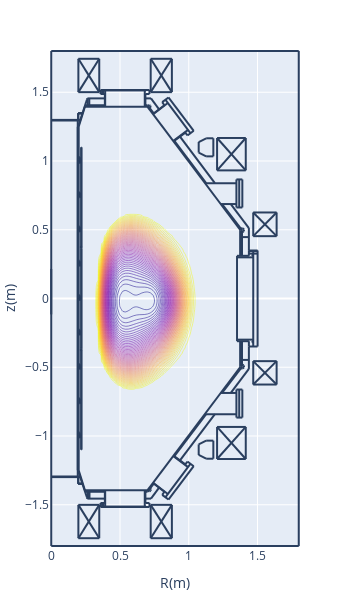

Source (notebook cell):
### Code cell
# Plasma current profile
pl.d_contour(cond['jt'])

### Figure 1 — Plotly figure (JSON) as saved in the notebook; plotly's stock layout.template omitted (floating-point values rounded to 4 significant figures; data arrays with more than 128 entries replaced by an {"elided": "..."} marker saying what was removed)
{"data": [{"contours": {"coloring": "lines"}, "dx": 0.02, "dy": 0.02, "ncontours": 100, "showscale": false, "type": "contour", "x0": 0, "y0": -1.8, "z": {"elided": "181x91 float values"}}], "layout": {"height": 597.3, "margin": {"autoexpand": false, "b": 50, "l": 50, "r": 50, "t": 50}, "shapes": [{"type": "line", "x0": 0.2652, "x1": 0.2652, "y0": -1.406, "y1": -1.455}, {"type": "line", "x0": 0.2766, "x1": 0.2766, "y0": -1.406, "y1": -1.455}, {"type": "line", "x0": 0.1927, "x1": 0.1927, "y0": -1.299, "y1": 1.299}, {"type": "line", "x0": 0.1927, "x1": 0.1927, "y0": -1.249, "y1": 1.249}, {"type": "line", "x0": 0.195, "x1": 0.195, "y0": -1.251, "y1": 1.249}, {"type": "line", "x0": 0.1995, "x1": 0.1995, "y0": -1.249, "y1": 1.249}, {"type": "line", "x0": 1.376, "x1": 0.7005, "y0": 0.4965, "y1": 1.394}, {"type": "line", "x0": 0.2199, "x1": 0.2199, "y0": 0.3695, "y1": 1.099}, {"type": "line", "x0": 0.2176, "x1": 0.2176, "y0": 0.3695, "y1": 1.099}, {"type": "line", "x0": 1.376, "x1": 0.7005, "y0": -0.4965, "y1": -1.394}, {"type": "line", "x0": 0.2176, "x1": 0.2176, "y0": -0.3695, "y1": -1.099}, {"type": "line", "x0": 0.2199, "x1": 0.2199, "y0": -0.3695, "y1": -1.099}, {"type": "line", "x0": 0.1995, "x1": 0.2448, "y0": -1.249, "y1": -1.394}, {"type": "line", "x0": 0.1972, "x1": 0.1972, "y0": -1.299, "y1": -1.344}, {"type": "line", "x0": 0.195, "x1": 0.195, "y0": -1.299, "y1": -1.349}, {"type": "line", "x0": 0.195, "x1": 0.229, "y0": -1.349, "y1": -1.349}, {"type": "line", "x0": 0.195, "x1": 0.2267, "y0": -1.344, "y1": -1.344}, {"type": "line", "x0": 0.1995, "x1": 0.1995, "y0": -0.9975, "y1": -0.9748}, {"type": "line", "x0": 0.2086, "x1": 0.2086, "y0": -1.009, "y1": -0.9907}, {"type": "line", "x0": 0.2086, "x1": 0.2086, "y0": -1.009, "y1": -0.9929}, {"type": "line", "x0": 0.2063, "x1": 0.2063, "y0": -1.011, "y1": -0.9748}, {"type": "line", "x0": 0, "x1": 0.2108, "y0": -1.294, "y1": -1.294}, {"type": "line", "x0": 0, "x1": 0.2131, "y0": -1.299, "y1": -1.299}, {"type": "line", "x0": 0.1995, "x1": 0.1995, "y0": -1.011, "y1": -1.002}, {"type": "line", "x0": 0.2063, "x1": 0.2086, "y0": -1.007, "y1": -1.007}, {"type": "line", "x0": 0.2086, "x1": 0.2086, "y0": -1.004, "y1": -1.004}, {"type": "line", "x0": 0.2086, "x1": 0.2176, "y0": -1.009, "y1": -1.009}, {"type": "line", "x0": 0.1995, "x1": 0.2063, "y0": -1.011, "y1": -1.011}, {"type": "line", "x0": 0.2199, "x1": 0.2176, "y0": -1.099, "y1": -1.099}, {"type": "line", "x0": 0.2063, "x1": 0.2086, "y0": -0.9929, "y1": -0.9929}, {"type": "line", "x0": 0.2086, "x1": 0.2086, "y0": -0.9975, "y1": -0.9975}, {"type": "line", "x0": 0.2086, "x1": 0.2176, "y0": -0.9929, "y1": -0.9929}, {"type": "line", "x0": 0.2086, "x1": 0.2176, "y0": -0.9907, "y1": -0.9907}, {"type": "line", "x0": 0.1995, "x1": 0.2063, "y0": -0.9748, "y1": -0.9748}, {"type": "line", "x0": 0.2086, "x1": 0.2176, "y0": -0.7594, "y1": -0.7594}, {"type": "line", "x0": 0.1995, "x1": 0.2063, "y0": -0.7617, "y1": -0.7617}, {"type": "line", "x0": 0.2086, "x1": 0.2086, "y0": -0.7594, "y1": -0.7413}, {"type": "line", "x0": 0.2086, "x1": 0.2086, "y0": -0.7594, "y1": -0.739}, {"type": "line", "x0": 0.1995, "x1": 0.1995, "y0": -0.7617, "y1": -0.7526}, {"type": "line", "x0": 0.2063, "x1": 0.2063, "y0": -0.7617, "y1": -0.7254}, {"type": "line", "x0": 0.1995, "x1": 0.2063, "y0": -0.7254, "y1": -0.7254}, {"type": "line", "x0": 0.2086, "x1": 0.2176, "y0": -0.739, "y1": -0.739}, {"type": "line", "x0": 0.2086, "x1": 0.2176, "y0": -0.7413, "y1": -0.7413}, {"type": "line", "x0": 0.2086, "x1": 0.2086, "y0": -0.7526, "y1": -0.7526}, {"type": "line", "x0": 0.2063, "x1": 0.2086, "y0": -0.7572, "y1": -0.7572}, {"type": "line", "x0": 0.2086, "x1": 0.2086, "y0": -0.7458, "y1": -0.7458}, {"type": "line", "x0": 0.2063, "x1": 0.2086, "y0": -0.7436, "y1": -0.7436}, {"type": "line", "x0": 0.1995, "x1": 0.1995, "y0": -0.7481, "y1": -0.7254}, {"type": "line", "x0": 0.3582, "x1": 0.7141, "y0": -1.517, "y1": -1.517}, {"type": "line", "x0": 0.3854, "x1": 0.6869, "y0": -1.514, "y1": -1.514}, {"type": "line", "x0": 0.3854, "x1": 0.6869, "y0": -1.514, "y1": -1.514}, {"type": "line", "x0": 0.2426, "x1": 0.7096, "y0": -1.394, "y1": -1.394}, {"type": "line", "x0": 0.3922, "x1": 0.3922, "y0": -1.514, "y1": -1.394}, {"type": "line", "x0": 0.3582, "x1": 0.3582, "y0": -1.517, "y1": -1.487}, {"type": "line", "x0": 0.3786, "x1": 0.3786, "y0": -1.517, "y1": -1.487}, {"type": "line", "x0": 0.3695, "x1": 0.3695, "y0": -1.517, "y1": -1.487}, {"type": "line", "x0": 0.3831, "x1": 0.3831, "y0": -1.517, "y1": -1.512}, {"type": "line", "x0": 0.3831, "x1": 0.3854, "y0": -1.512, "y1": -1.514}, {"type": "line", "x0": 0.3854, "x1": 0.3854, "y0": -1.514, "y1": -1.514}, {"type": "line", "x0": 0.3899, "x1": 0.263, "y0": -1.455, "y1": -1.455}, {"type": "line", "x0": 0.3582, "x1": 0.3899, "y0": -1.487, "y1": -1.487}, {"type": "line", "x0": 0.2471, "x1": 0.3899, "y0": -1.406, "y1": -1.406}, {"type": "line", "x0": 0.2766, "x1": 0.2766, "y0": -1.455, "y1": -1.406}, {"type": "line", "x0": 0.2652, "x1": 0.2652, "y0": -1.455, "y1": -1.406}, {"type": "line", "x0": 0.2584, "x1": 0.263, "y0": -1.444, "y1": -1.455}, {"type": "line", "x0": 0.2426, "x1": 0.2448, "y0": -1.394, "y1": -1.392}, {"type": "line", "x0": 0.3899, "x1": 0.3899, "y0": -1.487, "y1": -1.394}, {"type": "line", "x0": 0.6801, "x1": 0.6801, "y0": -1.514, "y1": -1.394}, {"type": "line", "x0": 0.7141, "x1": 0.7141, "y0": -1.517, "y1": -1.487}, {"type": "line", "x0": 0.6914, "x1": 0.6914, "y0": -1.517, "y1": -1.512}, {"type": "line", "x0": 0.6914, "x1": 0.6869, "y0": -1.512, "y1": -1.514}, {"type": "line", "x0": 0.6869, "x1": 0.6869, "y0": -1.514, "y1": -1.514}, {"type": "line", "x0": 0.6846, "x1": 0.6846, "y0": -1.487, "y1": -1.394}, {"type": "line", "x0": 0.6846, "x1": 0.7141, "y0": -1.487, "y1": -1.487}, {"type": "line", "x0": 0.7254, "x1": 0.6846, "y0": -1.455, "y1": -1.455}, {"type": "line", "x0": 0.7118, "x1": 0.705, "y0": -1.392, "y1": -1.387}, {"type": "line", "x0": 0.7055, "x1": 0.715, "y0": -1.4, "y1": -1.402}, {"type": "line", "x0": 0.715, "x1": 0.7223, "y0": -1.402, "y1": -1.397}, {"type": "line", "x0": 0.7223, "x1": 0.7248, "y0": -1.397, "y1": -1.389}, {"type": "line", "x0": 0.7248, "x1": 0.7198, "y0": -1.389, "y1": -1.381}, {"type": "line", "x0": 0.6846, "x1": 0.7005, "y0": -1.406, "y1": -1.406}, {"type": "line", "x0": 0.2199, "x1": 0.2199, "y0": -0.3627, "y1": 0.3627}, {"type": "line", "x0": 0.2176, "x1": 0.2176, "y0": -0.3627, "y1": 0.3627}, {"type": "line", "x0": 0.1995, "x1": 0.1995, "y0": -0.4965, "y1": -0.4761}, {"type": "line", "x0": 0.2063, "x1": 0.2063, "y0": -0.5123, "y1": -0.4761}, {"type": "line", "x0": 0.1995, "x1": 0.1995, "y0": -0.5123, "y1": -0.5033}, {"type": "line", "x0": 0.2086, "x1": 0.2086, "y0": -0.5101, "y1": -0.4897}, {"type": "line", "x0": 0.2086, "x1": 0.2086, "y0": -0.5101, "y1": -0.4919}, {"type": "line", "x0": 0.2086, "x1": 0.2176, "y0": -0.5101, "y1": -0.5101}, {"type": "line", "x0": 0.2063, "x1": 0.2086, "y0": -0.4942, "y1": -0.4942}, {"type": "line", "x0": 0.2086, "x1": 0.2086, "y0": -0.4965, "y1": -0.4965}, {"type": "line", "x0": 0.2063, "x1": 0.2086, "y0": -0.5055, "y1": -0.5055}, {"type": "line", "x0": 0.2086, "x1": 0.2086, "y0": -0.5033, "y1": -0.5033}, {"type": "line", "x0": 0.2086, "x1": 0.2176, "y0": -0.4919, "y1": -0.4919}, {"type": "line", "x0": 0.2086, "x1": 0.2176, "y0": -0.4897, "y1": -0.4897}, {"type": "line", "x0": 0.1995, "x1": 0.2063, "y0": -0.5123, "y1": -0.5123}, {"type": "line", "x0": 0.1995, "x1": 0.2063, "y0": -0.4761, "y1": -0.4761}, {"type": "line", "x0": 0.2154, "x1": 0.2176, "y0": -0.365, "y1": -0.3627}, {"type": "line", "x0": 0.2206, "x1": 0.2218, "y0": -0.3642, "y1": -0.3614}, {"type": "line", "x0": 0.2199, "x1": 0.2176, "y0": -0.3695, "y1": -0.3695}, {"type": "line", "x0": 0.2176, "x1": 0.2154, "y0": -0.3786, "y1": -0.3786}, {"type": "line", "x0": 0.2154, "x1": 0.2154, "y0": -0.3786, "y1": -0.3695}, {"type": "line", "x0": 0.2176, "x1": 0.2176, "y0": -0.3786, "y1": -0.3695}, {"type": "line", "x0": 0.2169, "x1": 0.2157, "y0": -0.365, "y1": -0.3678}, {"type": "line", "x0": 0.2183, "x1": 0.2177, "y0": -0.3664, "y1": -0.3678}, {"type": "line", "x0": 0.2176, "x1": 0.2199, "y0": -0.3673, "y1": -0.365}, {"type": "line", "x0": 0.2192, "x1": 0.2197, "y0": -0.3628, "y1": -0.3614}, {"type": "line", "x0": 0.1995, "x1": 0.1995, "y0": -0.263, "y1": -0.2516}, {"type": "line", "x0": 0.2063, "x1": 0.2063, "y0": -0.263, "y1": -0.2267}, {"type": "line", "x0": 0.2086, "x1": 0.2086, "y0": -0.2607, "y1": -0.2426}, {"type": "line", "x0": 0.2086, "x1": 0.2086, "y0": -0.2607, "y1": -0.2403}, {"type": "line", "x0": 0.2086, "x1": 0.2176, "y0": -0.2607, "y1": -0.2607}, {"type": "line", "x0": 0.2086, "x1": 0.2086, "y0": -0.2539, "y1": -0.2539}, {"type": "line", "x0": 0.2063, "x1": 0.2086, "y0": -0.2562, "y1": -0.2562}, {"type": "line", "x0": 0.1995, "x1": 0.2063, "y0": -0.263, "y1": -0.263}, {"type": "line", "x0": 0.1995, "x1": 0.1995, "y0": -0.2471, "y1": -0.2267}, {"type": "line", "x0": 0.2086, "x1": 0.2176, "y0": -0.2403, "y1": -0.2403}, {"type": "line", "x0": 0.2086, "x1": 0.2176, "y0": -0.2426, "y1": -0.2426}, {"type": "line", "x0": 0.2086, "x1": 0.2086, "y0": -0.2471, "y1": -0.2471}, {"type": "line", "x0": 0.2063, "x1": 0.2086, "y0": -0.2426, "y1": -0.2426}, {"type": "line", "x0": 0.1995, "x1": 0.2063, "y0": -0.2267, "y1": -0.2267}, {"type": "line", "x0": 0.1995, "x1": 0.2063, "y0": -0.01133, "y1": -0.01133}, {"type": "line", "x0": 0.1995, "x1": 0.2063, "y0": 0.02494, "y1": 0.02494}, {"type": "line", "x0": 0.1995, "x1": 0.1995, "y0": -0.01133, "y1": -0.002267}, {"type": "line", "x0": 0.1995, "x1": 0.1995, "y0": 0.002267, "y1": 0.02494}, {"type": "line", "x0": 0.2063, "x1": 0.2063, "y0": -0.01133, "y1": 0.02494}, {"type": "line", "x0": 0.2086, "x1": 0.2086, "y0": -0.009068, "y1": 0.006801}, {"type": "line", "x0": 0.2086, "x1": 0.2086, "y0": -0.009068, "y1": 0.009068}, {"type": "line", "x0": 0.2086, "x1": 0.2176, "y0": -0.009068, "y1": -0.009068}, {"type": "line", "x0": 0.2086, "x1": 0.2086, "y0": -0.004534, "y1": -0.004534}, {"type": "line", "x0": 0.2063, "x1": 0.2086, "y0": -0.006801, "y1": -0.006801}, {"type": "line", "x0": 0.2086, "x1": 0.2176, "y0": 0.009068, "y1": 0.009068}, {"type": "line", "x0": 0.2086, "x1": 0.2176, "y0": 0.006801, "y1": 0.006801}, {"type": "line", "x0": 0.2086, "x1": 0.2086, "y0": 0.002267, "y1": 0.002267}, {"type": "line", "x0": 0.2063, "x1": 0.2086, "y0": 0.006801, "y1": 0.006801}, {"type": "line", "x0": 0.2176, "x1": 0.2176, "y0": 0.3786, "y1": 0.3695}, {"type": "line", "x0": 0.2154, "x1": 0.2154, "y0": 0.3786, "y1": 0.3695}, {"type": "line", "x0": 0.1995, "x1": 0.1995, "y0": 0.2516, "y1": 0.2743}, {"type": "line", "x0": 0.2063, "x1": 0.2063, "y0": 0.238, "y1": 0.2743}, {"type": "line", "x0": 0.2086, "x1": 0.2086, "y0": 0.2403, "y1": 0.2607}, {"type": "line", "x0": 0.1995, "x1": 0.2063, "y0": 0.238, "y1": 0.238}, {"type": "line", "x0": 0.1995, "x1": 0.1995, "y0": 0.238, "y1": 0.2471}, {"type": "line", "x0": 0.2063, "x1": 0.2086, "y0": 0.2562, "y1": 0.2562}, {"type": "line", "x0": 0.2086, "x1": 0.2086, "y0": 0.2539, "y1": 0.2539}, {"type": "line", "x0": 0.2086, "x1": 0.2176, "y0": 0.2584, "y1": 0.2584}, {"type": "line", "x0": 0.2063, "x1": 0.2086, "y0": 0.2426, "y1": 0.2426}, {"type": "line", "x0": 0.2086, "x1": 0.2086, "y0": 0.2471, "y1": 0.2471}, {"type": "line", "x0": 0.2086, "x1": 0.2176, "y0": 0.2403, "y1": 0.2403}, {"type": "line", "x0": 0.2086, "x1": 0.2086, "y0": 0.2403, "y1": 0.2584}, {"type": "line", "x0": 0.2086, "x1": 0.2176, "y0": 0.2607, "y1": 0.2607}, {"type": "line", "x0": 0.1995, "x1": 0.2063, "y0": 0.2743, "y1": 0.2743}, {"type": "line", "x0": 0.2177, "x1": 0.2183, "y0": 0.3696, "y1": 0.3682}, {"type": "line", "x0": 0.2157, "x1": 0.2169, "y0": 0.3696, "y1": 0.3668}, {"type": "line", "x0": 0.2176, "x1": 0.2199, "y0": 0.3673, "y1": 0.365}, {"type": "line", "x0": 0.2218, "x1": 0.2206, "y0": 0.3632, "y1": 0.366}, {"type": "line", "x0": 0.2154, "x1": 0.2176, "y0": 0.365, "y1": 0.3627}, {"type": "line", "x0": 0.2197, "x1": 0.2192, "y0": 0.3632, "y1": 0.3646}, {"type": "line", "x0": 0.2199, "x1": 0.2176, "y0": 0.3695, "y1": 0.3695}, {"type": "line", "x0": 0.2176, "x1": 0.2154, "y0": 0.3786, "y1": 0.3786}, {"type": "line", "x0": 0.1995, "x1": 0.1995, "y0": 0.5033, "y1": 0.5237}, {"type": "line", "x0": 0.1995, "x1": 0.1995, "y0": 0.4874, "y1": 0.4965}, {"type": "line", "x0": 0.2063, "x1": 0.2063, "y0": 0.4874, "y1": 0.5237}, {"type": "line", "x0": 0.2086, "x1": 0.2086, "y0": 0.4897, "y1": 0.5078}, {"type": "line", "x0": 0.2086, "x1": 0.2086, "y0": 0.4897, "y1": 0.5101}, {"type": "line", "x0": 0.2086, "x1": 0.2176, "y0": 0.4897, "y1": 0.4897}, {"type": "line", "x0": 0.2086, "x1": 0.2086, "y0": 0.4965, "y1": 0.4965}, {"type": "line", "x0": 0.2063, "x1": 0.2086, "y0": 0.4942, "y1": 0.4942}, {"type": "line", "x0": 0.2086, "x1": 0.2176, "y0": 0.5101, "y1": 0.5101}, {"type": "line", "x0": 0.2086, "x1": 0.2176, "y0": 0.5078, "y1": 0.5078}, {"type": "line", "x0": 0.2086, "x1": 0.2086, "y0": 0.5033, "y1": 0.5033}, {"type": "line", "x0": 0.2063, "x1": 0.2086, "y0": 0.5055, "y1": 0.5055}, {"type": "line", "x0": 0.1995, "x1": 0.2063, "y0": 0.4874, "y1": 0.4874}, {"type": "line", "x0": 0.1995, "x1": 0.2063, "y0": 0.5237, "y1": 0.5237}, {"type": "line", "x0": 1.501, "x1": 1.501, "y0": 0.3491, "y1": -0.3491}, {"type": "line", "x0": 1.351, "x1": 1.351, "y0": 0.3106, "y1": -0.3106}, {"type": "line", "x0": 1.469, "x1": 1.469, "y0": 0.3491, "y1": -0.3491}, {"type": "line", "x0": 1.387, "x1": 1.387, "y0": -0.3106, "y1": -0.4965}, {"type": "line", "x0": 1.374, "x1": 1.374, "y0": -0.3106, "y1": -0.4965}, {"type": "line", "x0": 1.462, "x1": 1.462, "y0": -0.3196, "y1": -0.3106}, {"type": "line", "x0": 1.437, "x1": 1.437, "y0": -0.3106, "y1": -0.3491}, {"type": "line", "x0": 1.437, "x1": 1.501, "y0": -0.3491, "y1": -0.3491}, {"type": "line", "x0": 1.437, "x1": 1.437, "y0": -0.3491, "y1": -0.5123}, {"type": "line", "x0": 1.379, "x1": 1.392, "y0": -0.5069, "y1": -0.5093}, {"type": "line", "x0": 1.392, "x1": 1.402, "y0": -0.5093, "y1": -0.4997}, {"type": "line", "x0": 1.402, "x1": 1.4, "y0": -0.4997, "y1": -0.4862}, {"type": "line", "x0": 1.4, "x1": 1.388, "y0": -0.4862, "y1": -0.48}, {"type": "line", "x0": 1.374, "x1": 1.374, "y0": -0.4965, "y1": -0.4987}, {"type": "line", "x0": 1.383, "x1": 1.378, "y0": -0.501, "y1": -0.4965}, {"type": "line", "x0": 1.387, "x1": 1.437, "y0": -0.4466, "y1": -0.4466}, {"type": "line", "x0": 1.462, "x1": 1.469, "y0": -0.3196, "y1": -0.3196}, {"type": "line", "x0": 1.351, "x1": 1.469, "y0": -0.2992, "y1": -0.2992}, {"type": "line", "x0": 1.351, "x1": 1.437, "y0": -0.3106, "y1": -0.3106}, {"type": "line", "x0": 1.462, "x1": 1.469, "y0": -0.3106, "y1": -0.3106}, {"type": "line", "x0": 1.437, "x1": 1.437, "y0": 0.5123, "y1": 0.3514}, {"type": "line", "x0": 1.387, "x1": 1.387, "y0": 0.4965, "y1": 0.3106}, {"type": "line", "x0": 1.374, "x1": 1.374, "y0": 0.4965, "y1": 0.3106}, {"type": "line", "x0": 1.437, "x1": 1.501, "y0": 0.3491, "y1": 0.3491}, {"type": "line", "x0": 1.501, "x1": 1.437, "y0": 0.3264, "y1": 0.3264}, {"type": "line", "x0": 1.501, "x1": 1.437, "y0": 0.3446, "y1": 0.3446}, {"type": "line", "x0": 1.351, "x1": 1.469, "y0": 0.2992, "y1": 0.2992}, {"type": "line", "x0": 1.351, "x1": 1.437, "y0": 0.3106, "y1": 0.3106}, {"type": "line", "x0": 1.462, "x1": 1.462, "y0": 0.3196, "y1": 0.3106}, {"type": "line", "x0": 1.437, "x1": 1.437, "y0": 0.3514, "y1": 0.3106}, {"type": "line", "x0": 1.462, "x1": 1.469, "y0": 0.3106, "y1": 0.3106}, {"type": "line", "x0": 1.462, "x1": 1.469, "y0": 0.3196, "y1": 0.3196}, {"type": "line", "x0": 1.388, "x1": 1.4, "y0": 0.4818, "y1": 0.488}, {"type": "line", "x0": 1.4, "x1": 1.402, "y0": 0.488, "y1": 0.5015}, {"type": "line", "x0": 1.402, "x1": 1.392, "y0": 0.5015, "y1": 0.5111}, {"type": "line", "x0": 1.392, "x1": 1.379, "y0": 0.5111, "y1": 0.5088}, {"type": "line", "x0": 1.387, "x1": 1.437, "y0": 0.4466, "y1": 0.4466}, {"type": "line", "x0": 1.374, "x1": 1.374, "y0": 0.4965, "y1": 0.4987}, {"type": "line", "x0": 1.383, "x1": 1.378, "y0": 0.501, "y1": 0.4965}, {"type": "line", "x0": 0.1995, "x1": 0.2448, "y0": 1.249, "y1": 1.394}, {"type": "line", "x0": 0.1995, "x1": 0.1995, "y0": 0.7526, "y1": 0.773}, {"type": "line", "x0": 0.2063, "x1": 0.2063, "y0": 0.7368, "y1": 0.773}, {"type": "line", "x0": 0.1995, "x1": 0.1995, "y0": 0.7368, "y1": 0.7481}, {"type": "line", "x0": 0.2063, "x1": 0.2086, "y0": 0.7572, "y1": 0.7572}, {"type": "line", "x0": 0.2086, "x1": 0.2086, "y0": 0.7526, "y1": 0.7526}, {"type": "line", "x0": 0.2063, "x1": 0.2086, "y0": 0.7436, "y1": 0.7436}, {"type": "line", "x0": 0.2086, "x1": 0.2086, "y0": 0.7458, "y1": 0.7458}, {"type": "line", "x0": 0.2086, "x1": 0.2086, "y0": 0.739, "y1": 0.7594}, {"type": "line", "x0": 0.2086, "x1": 0.2086, "y0": 0.739, "y1": 0.7572}, {"type": "line", "x0": 0.2086, "x1": 0.2176, "y0": 0.739, "y1": 0.739}, {"type": "line", "x0": 0.2086, "x1": 0.2176, "y0": 0.7572, "y1": 0.7572}, {"type": "line", "x0": 0.2086, "x1": 0.2176, "y0": 0.7594, "y1": 0.7594}, {"type": "line", "x0": 0.1995, "x1": 0.2063, "y0": 0.7368, "y1": 0.7368}, {"type": "line", "x0": 0.1995, "x1": 0.2063, "y0": 0.773, "y1": 0.773}, {"type": "line", "x0": 0.2086, "x1": 0.2086, "y0": 0.9907, "y1": 1.009}, {"type": "line", "x0": 0.2086, "x1": 0.2086, "y0": 0.9907, "y1": 1.007}, {"type": "line", "x0": 0.2086, "x1": 0.2176, "y0": 0.9907, "y1": 0.9907}, {"type": "line", "x0": 0.2086, "x1": 0.2176, "y0": 1.007, "y1": 1.007}, {"type": "line", "x0": 0.2086, "x1": 0.2176, "y0": 1.009, "y1": 1.009}, {"type": "line", "x0": 0.2063, "x1": 0.2063, "y0": 0.9884, "y1": 1.025}, {"type": "line", "x0": 0.2086, "x1": 0.2086, "y0": 1.009, "y1": 1.025}, {"type": "line", "x0": 0.1995, "x1": 0.1995, "y0": 1.002, "y1": 1.025}, {"type": "line", "x0": 0.1995, "x1": 0.1995, "y0": 1.002, "y1": 1.025}, {"type": "line", "x0": 0.1995, "x1": 0.1995, "y0": 0.9884, "y1": 0.9975}, {"type": "line", "x0": 0.2086, "x1": 0.2086, "y0": 1.009, "y1": 1.025}, {"type": "line", "x0": 0.2063, "x1": 0.2063, "y0": 0.9884, "y1": 1.025}, {"type": "line", "x0": 0.2086, "x1": 0.2176, "y0": 1.009, "y1": 1.009}, {"type": "line", "x0": 0.2086, "x1": 0.2176, "y0": 1.007, "y1": 1.007}, {"type": "line", "x0": 0.2086, "x1": 0.2176, "y0": 0.9907, "y1": 0.9907}, {"type": "line", "x0": 0.2086, "x1": 0.2086, "y0": 0.9907, "y1": 1.007}, {"type": "line", "x0": 0.2086, "x1": 0.2086, "y0": 0.9907, "y1": 1.009}, {"type": "line", "x0": 0.2086, "x1": 0.2086, "y0": 0.9952, "y1": 0.9952}, {"type": "line", "x0": 0.2086, "x1": 0.2086, "y0": 0.9884, "y1": 0.9907}, {"type": "line", "x0": 0.2063, "x1": 0.2086, "y0": 0.9929, "y1": 0.9929}, {"type": "line", "x0": 0.2086, "x1": 0.2086, "y0": 1.002, "y1": 1.002}, {"type": "line", "x0": 0.2063, "x1": 0.2086, "y0": 1.007, "y1": 1.007}, {"type": "line", "x0": 0.1995, "x1": 0.2086, "y0": 0.9884, "y1": 0.9884}, {"type": "line", "x0": 0.1995, "x1": 0.2086, "y0": 1.025, "y1": 1.025}, {"type": "line", "x0": 0.1995, "x1": 0.2086, "y0": 1.025, "y1": 1.025}, {"type": "line", "x0": 0.2063, "x1": 0.2086, "y0": 1.007, "y1": 1.007}, {"type": "line", "x0": 0.2086, "x1": 0.2086, "y0": 1.002, "y1": 1.002}, {"type": "line", "x0": 0.2063, "x1": 0.2086, "y0": 0.9929, "y1": 0.9929}, {"type": "line", "x0": 0.2086, "x1": 0.2086, "y0": 0.9884, "y1": 0.9907}, {"type": "line", "x0": 0.2086, "x1": 0.2086, "y0": 0.9952, "y1": 0.9952}, {"type": "line", "x0": 0.1995, "x1": 0.1995, "y0": 0.9884, "y1": 0.9975}, {"type": "line", "x0": 0.1995, "x1": 0.2086, "y0": 0.9884, "y1": 0.9884}, {"type": "line", "x0": 0.2199, "x1": 0.2176, "y0": 1.099, "y1": 1.099}, {"type": "line", "x0": 0, "x1": 0.2131, "y0": 1.299, "y1": 1.299}, {"type": "line", "x0": 0, "x1": 0.2108, "y0": 1.294, "y1": 1.294}, {"type": "line", "x0": 0.195, "x1": 0.2267, "y0": 1.344, "y1": 1.344}, {"type": "line", "x0": 0.195, "x1": 0.229, "y0": 1.349, "y1": 1.349}, {"type": "line", "x0": 0.195, "x1": 0.195, "y0": 1.299, "y1": 1.349}, {"type": "line", "x0": 0.1972, "x1": 0.1972, "y0": 1.299, "y1": 1.344}, {"type": "line", "x0": 0.2426, "x1": 0.2448, "y0": 1.394, "y1": 1.392}, {"type": "line", "x0": 0.7096, "x1": 0.7028, "y0": 1.394, "y1": 1.39}, {"type": "line", "x0": 0.718, "x1": 0.723, "y0": 1.385, "y1": 1.393}, {"type": "line", "x0": 0.723, "x1": 0.7205, "y0": 1.393, "y1": 1.402}, {"type": "line", "x0": 0.7205, "x1": 0.7132, "y0": 1.402, "y1": 1.407}, {"type": "line", "x0": 0.7132, "x1": 0.7037, "y0": 1.407, "y1": 1.404}, {"type": "line", "x0": 0.2426, "x1": 0.7096, "y0": 1.394, "y1": 1.394}, {"type": "line", "x0": 0.3854, "x1": 0.6869, "y0": 1.514, "y1": 1.514}, {"type": "line", "x0": 0.3854, "x1": 0.6869, "y0": 1.514, "y1": 1.514}, {"type": "line", "x0": 0.3582, "x1": 0.7141, "y0": 1.517, "y1": 1.517}, {"type": "line", "x0": 0.3899, "x1": 0.263, "y0": 1.455, "y1": 1.455}, {"type": "line", "x0": 0.2471, "x1": 0.3899, "y0": 1.406, "y1": 1.406}, {"type": "line", "x0": 0.3582, "x1": 0.3899, "y0": 1.487, "y1": 1.487}, {"type": "line", "x0": 0.2584, "x1": 0.263, "y0": 1.444, "y1": 1.455}, {"type": "line", "x0": 0.2652, "x1": 0.2652, "y0": 1.455, "y1": 1.406}, {"type": "line", "x0": 0.2766, "x1": 0.2766, "y0": 1.455, "y1": 1.406}, {"type": "line", "x0": 0.3582, "x1": 0.3582, "y0": 1.517, "y1": 1.487}, {"type": "line", "x0": 0.3899, "x1": 0.3899, "y0": 1.487, "y1": 1.394}, {"type": "line", "x0": 0.3922, "x1": 0.3922, "y0": 1.514, "y1": 1.394}, {"type": "line", "x0": 0.3854, "x1": 0.3854, "y0": 1.514, "y1": 1.514}, {"type": "line", "x0": 0.3831, "x1": 0.3854, "y0": 1.512, "y1": 1.514}, {"type": "line", "x0": 0.3831, "x1": 0.3831, "y0": 1.517, "y1": 1.512}, {"type": "line", "x0": 0.3695, "x1": 0.3695, "y0": 1.517, "y1": 1.487}, {"type": "line", "x0": 0.3786, "x1": 0.3786, "y0": 1.517, "y1": 1.487}, {"type": "line", "x0": 0.6846, "x1": 0.6846, "y0": 1.487, "y1": 1.394}, {"type": "line", "x0": 0.6801, "x1": 0.6801, "y0": 1.514, "y1": 1.394}, {"type": "line", "x0": 0.6846, "x1": 0.7005, "y0": 1.406, "y1": 1.406}, {"type": "line", "x0": 0.6846, "x1": 0.7141, "y0": 1.487, "y1": 1.487}, {"type": "line", "x0": 0.6869, "x1": 0.6869, "y0": 1.514, "y1": 1.514}, {"type": "line", "x0": 0.6914, "x1": 0.6869, "y0": 1.512, "y1": 1.514}, {"type": "line", "x0": 0.6914, "x1": 0.6914, "y0": 1.517, "y1": 1.512}, {"type": "line", "x0": 0.7141, "x1": 0.7141, "y0": 1.517, "y1": 1.487}, {"type": "line", "x0": 0.7254, "x1": 0.6846, "y0": 1.455, "y1": 1.455}, {"type": "line", "x0": 0.7844, "x1": 0.7254, "y0": 1.376, "y1": 1.455}, {"type": "line", "x0": 0.7458, "x1": 0.7005, "y0": 1.347, "y1": 1.406}, {"type": "line", "x0": 0, "x1": 0, "y0": 0.2154, "y1": -0.1156}, {"type": "line", "x0": 0.7844, "x1": 0.7254, "y0": -1.376, "y1": -1.455}, {"type": "line", "x0": 0.7458, "x1": 0.7005, "y0": -1.347, "y1": -1.406}, {"type": "line", "x0": 1.437, "x1": 1.306, "y0": 0.5123, "y1": 0.6869}, {"type": "line", "x0": 1.387, "x1": 1.242, "y0": 0.4965, "y1": 0.6869}, {"type": "line", "x0": 1.347, "x1": 1.118, "y0": 0.8388, "y1": 0.8388}, {"type": "line", "x0": 1.347, "x1": 1.347, "y0": 0.866, "y1": 0.662}, {"type": "line", "x0": 1.367, "x1": 1.367, "y0": 0.866, "y1": 0.662}, {"type": "line", "x0": 1.39, "x1": 1.39, "y0": 0.866, "y1": 0.662}, {"type": "line", "x0": 1.39, "x1": 1.347, "y0": 0.866, "y1": 0.866}, {"type": "line", "x0": 1.39, "x1": 1.347, "y0": 0.662, "y1": 0.662}, {"type": "line", "x0": 1.347, "x1": 1.233, "y0": 0.6869, "y1": 0.6869}, {"type": "line", "x0": 1.347, "x1": 1.118, "y0": -0.8411, "y1": -0.8411}, {"type": "line", "x0": 1.347, "x1": 1.347, "y0": -0.866, "y1": -0.662}, {"type": "line", "x0": 1.367, "x1": 1.367, "y0": -0.866, "y1": -0.662}, {"type": "line", "x0": 1.39, "x1": 1.39, "y0": -0.866, "y1": -0.662}, {"type": "line", "x0": 1.39, "x1": 1.347, "y0": -0.866, "y1": -0.866}, {"type": "line", "x0": 1.39, "x1": 1.347, "y0": -0.662, "y1": -0.662}, {"type": "line", "x0": 1.347, "x1": 1.233, "y0": -0.6869, "y1": -0.6869}, {"type": "line", "x0": 1.437, "x1": 1.306, "y0": -0.5123, "y1": -0.6869}, {"type": "line", "x0": 1.387, "x1": 1.242, "y0": -0.4965, "y1": -0.6869}, {"type": "line", "x0": 0.195, "x1": 0.2584, "y0": -1.251, "y1": -1.444}, {"type": "line", "x0": 0.195, "x1": 0.2584, "y0": 1.249, "y1": 1.444}, {"type": "line", "x0": 0.8524, "x1": 0.8071, "y0": 1.462, "y1": 1.428}, {"type": "line", "x0": 0.8071, "x1": 0.8229, "y0": 1.428, "y1": 1.406}, {"type": "line", "x0": 0.8229, "x1": 0.739, "y0": 1.406, "y1": 1.342}, {"type": "line", "x0": 0.8479, "x1": 0.7413, "y0": 1.421, "y1": 1.34}, {"type": "line", "x0": 0.8524, "x1": 1.036, "y0": 1.462, "y1": 1.22}, {"type": "line", "x0": 0.8297, "x1": 1.013, "y0": 1.446, "y1": 1.202}, {"type": "line", "x0": 0.9952, "x1": 0.8864, "y0": 1.226, "y1": 1.145}, {"type": "line", "x0": 1.036, "x1": 0.9907, "y0": 1.22, "y1": 1.186}, {"type": "line", "x0": 0.9748, "x1": 0.9907, "y0": 1.206, "y1": 1.186}, {"type": "line", "x0": 0.9748, "x1": 0.8887, "y0": 1.206, "y1": 1.143}, {"type": "line", "x0": 1.19, "x1": 0.9363, "y0": 0.8388, "y1": 1.177}, {"type": "line", "x0": 1.127, "x1": 0.8955, "y0": 0.8388, "y1": 1.147}, {"type": "line", "x0": 0.8524, "x1": 0.8071, "y0": -1.462, "y1": -1.428}, {"type": "line", "x0": 0.8071, "x1": 0.8229, "y0": -1.428, "y1": -1.406}, {"type": "line", "x0": 0.8229, "x1": 0.739, "y0": -1.406, "y1": -1.342}, {"type": "line", "x0": 0.8479, "x1": 0.7413, "y0": -1.421, "y1": -1.34}, {"type": "line", "x0": 0.8524, "x1": 1.036, "y0": -1.462, "y1": -1.22}, {"type": "line", "x0": 0.8297, "x1": 1.013, "y0": -1.446, "y1": -1.202}, {"type": "line", "x0": 0.9952, "x1": 0.8864, "y0": -1.226, "y1": -1.145}, {"type": "line", "x0": 1.036, "x1": 0.9907, "y0": -1.22, "y1": -1.186}, {"type": "line", "x0": 0.9748, "x1": 0.9907, "y0": -1.206, "y1": -1.186}, {"type": "line", "x0": 0.9748, "x1": 0.8887, "y0": -1.206, "y1": -1.143}, {"type": "line", "x0": 1.19, "x1": 0.9363, "y0": -0.8411, "y1": -1.177}, {"type": "line", "x0": 1.127, "x1": 0.8955, "y0": -0.8411, "y1": -1.147}, {"type": "line", "x0": 0.1972, "x1": 0.1972, "y0": -1.501, "y1": -1.743}, {"type": "line", "x0": 0.1972, "x1": 0.3491, "y0": -1.743, "y1": -1.743}, {"type": "line", "x0": 0.3491, "x1": 0.3491, "y0": -1.743, "y1": -1.501}, {"type": "line", "x0": 0.3491, "x1": 0.1972, "y0": -1.501, "y1": -1.501}, {"type": "line", "x0": 0.1972, "x1": 0.1972, "y0": 1.743, "y1": 1.501}, {"type": "line", "x0": 0.1972, "x1": 0.3491, "y0": 1.501, "y1": 1.501}, {"type": "line", "x0": 0.3491, "x1": 0.3491, "y0": 1.501, "y1": 1.743}, {"type": "line", "x0": 0.3491, "x1": 0.1972, "y0": 1.743, "y1": 1.743}, {"type": "line", "x0": 0.7232, "x1": 0.7232, "y0": 1.743, "y1": 1.501}, {"type": "line", "x0": 0.7232, "x1": 0.8773, "y0": 1.501, "y1": 1.501}, {"type": "line", "x0": 0.8773, "x1": 0.8773, "y0": 1.501, "y1": 1.743}, {"type": "line", "x0": 0.8773, "x1": 0.7232, "y0": 1.743, "y1": 1.743}, {"type": "line", "x0": 0.7232, "x1": 0.7232, "y0": -1.501, "y1": -1.743}, {"type": "line", "x0": 0.7232, "x1": 0.8773, "y0": -1.743, "y1": -1.743}, {"type": "line", "x0": 0.8773, "x1": 0.8773, "y0": -1.743, "y1": -1.501}, {"type": "line", "x0": 0.8773, "x1": 0.7232, "y0": -1.501, "y1": -1.501}, {"type": "line", "x0": 1.206, "x1": 1.206, "y0": -0.934, "y1": -1.168}, {"type": "line", "x0": 1.206, "x1": 1.415, "y0": -1.168, "y1": -1.168}, {"type": "line", "x0": 1.415, "x1": 1.415, "y0": -1.168, "y1": -0.934}, {"type": "line", "x0": 1.415, "x1": 1.206, "y0": -0.934, "y1": -0.934}, {"type": "line", "x0": 1.206, "x1": 1.206, "y0": 1.168, "y1": 0.9317}, {"type": "line", "x0": 1.206, "x1": 1.415, "y0": 0.9317, "y1": 0.9317}, {"type": "line", "x0": 1.415, "x1": 1.415, "y0": 0.9317, "y1": 1.168}, {"type": "line", "x0": 1.415, "x1": 1.206, "y0": 1.168, "y1": 1.168}, {"type": "line", "x0": 1.469, "x1": 1.469, "y0": 0.6257, "y1": 0.4534}, {"type": "line", "x0": 1.469, "x1": 1.639, "y0": 0.4534, "y1": 0.4534}, {"type": "line", "x0": 1.639, "x1": 1.639, "y0": 0.4534, "y1": 0.6257}, {"type": "line", "x0": 1.639, "x1": 1.469, "y0": 0.6257, "y1": 0.6257}, {"type": "line", "x0": 1.469, "x1": 1.469, "y0": -0.4557, "y1": -0.6257}, {"type": "line", "x0": 1.469, "x1": 1.639, "y0": -0.6257, "y1": -0.6257}, {"type": "line", "x0": 1.639, "x1": 1.639, "y0": -0.6257, "y1": -0.4557}, {"type": "line", "x0": 1.639, "x1": 1.469, "y0": -0.4557, "y1": -0.4557}, {"type": "line", "x0": 1.072, "x1": 1.127, "y0": 1.138, "y1": 1.165}, {"type": "line", "x0": 1.127, "x1": 1.179, "y0": 1.165, "y1": 1.165}, {"type": "line", "x0": 1.179, "x1": 1.179, "y0": 1.165, "y1": 1.034}, {"type": "line", "x0": 1.179, "x1": 1.127, "y0": 1.034, "y1": 1.034}, {"type": "line", "x0": 1.127, "x1": 1.072, "y0": 1.034, "y1": 1.061}, {"type": "line", "x0": 1.072, "x1": 1.072, "y0": 1.061, "y1": 1.138}, {"type": "line", "x0": 1.072, "x1": 1.072, "y0": -1.138, "y1": -1.061}, {"type": "line", "x0": 1.072, "x1": 1.127, "y0": -1.061, "y1": -1.034}, {"type": "line", "x0": 1.127, "x1": 1.179, "y0": -1.034, "y1": -1.034}, {"type": "line", "x0": 1.179, "x1": 1.179, "y0": -1.034, "y1": -1.165}, {"type": "line", "x0": 1.179, "x1": 1.127, "y0": -1.165, "y1": -1.165}, {"type": "line", "x0": 1.127, "x1": 1.072, "y0": -1.165, "y1": -1.138}, {"type": "line", "x0": 1.469, "x1": 1.639, "y0": 0.6257, "y1": 0.4534}, {"type": "line", "x0": 1.469, "x1": 1.639, "y0": 0.4534, "y1": 0.6257}, {"type": "line", "x0": 1.206, "x1": 1.415, "y0": 1.168, "y1": 0.9317}, {"type": "line", "x0": 1.206, "x1": 1.415, "y0": 0.9317, "y1": 1.168}, {"type": "line", "x0": 1.469, "x1": 1.639, "y0": -0.6257, "y1": -0.4557}, {"type": "line", "x0": 1.469, "x1": 1.639, "y0": -0.4557, "y1": -0.6257}, {"type": "line", "x0": 1.415, "x1": 1.206, "y0": -0.934, "y1": -1.168}, {"type": "line", "x0": 1.206, "x1": 1.415, "y0": -0.934, "y1": -1.168}, {"type": "line", "x0": 0.1972, "x1": 0.3491, "y0": -1.501, "y1": -1.743}, {"type": "line", "x0": 0.1972, "x1": 0.3491, "y0": -1.743, "y1": -1.501}, {"type": "line", "x0": 0.7232, "x1": 0.8773, "y0": -1.501, "y1": -1.743}, {"type": "line", "x0": 0.7232, "x1": 0.8773, "y0": -1.743, "y1": -1.501}, {"type": "line", "x0": 0.1972, "x1": 0.3491, "y0": 1.501, "y1": 1.743}, {"type": "line", "x0": 0.1972, "x1": 0.3491, "y0": 1.743, "y1": 1.501}, {"type": "line", "x0": 0.7232, "x1": 0.8773, "y0": 1.743, "y1": 1.501}, {"type": "line", "x0": 0.7232, "x1": 0.8773, "y0": 1.501, "y1": 1.743}, {"type": "line", "x0": 0, "x1": 1.8, "y0": 1.8, "y1": 1.8}, {"type": "line", "x0": 0, "x1": 1.8, "y0": -1.8, "y1": -1.8}, {"type": "line", "x0": 1.8, "x1": 1.8, "y0": -1.8, "y1": 1.8}, {"type": "line", "x0": 0, "x1": 0, "y0": 1.8, "y1": -1.8}], "width": 350, "xaxis": {"title": {"text": "R(m)"}}, "yaxis": {"scaleanchor": "x", "title": {"text": "z(m)"}}}}
